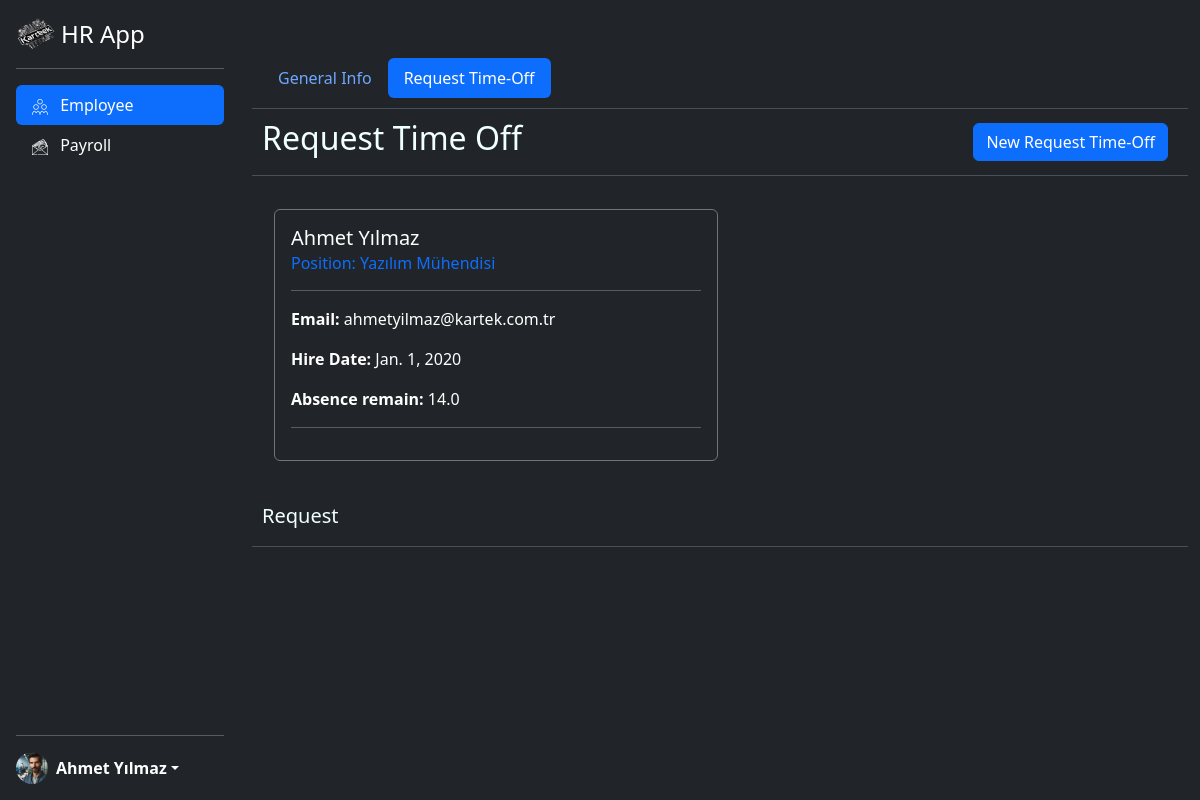
The page /hr_app/timeoffemployee/ (signed in) on the database as committed earlier.
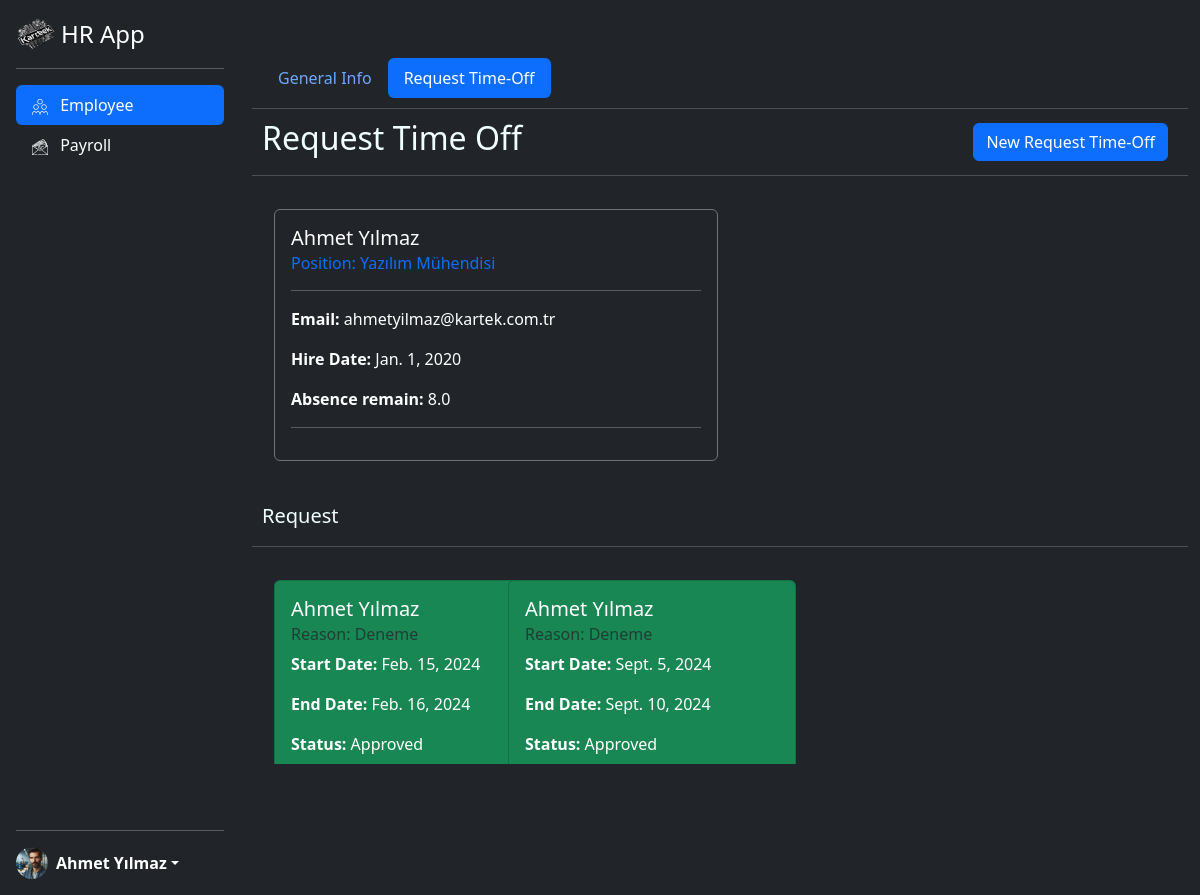
The same page on the database as committed later.
### hr_app/models.py (models this page shows, shortened)
class Employee(models.Model):
    user = models.OneToOneField(User, on_delete=models.CASCADE,null=True, blank=True)
    name = models.CharField(max_length=100)
    email = models.EmailField(help_text="someone@kartek.com",unique=True)
    phone = models.CharField(max_length=15)
    address = models.TextField(null=True)
    position = models.CharField(max_length=50)
    contract_type = models.CharField(max_length=50)
    hire_date= models.DateField()
    salary = models.DecimalField(max_digits=10,decimal_places=2)
    department = models.CharField(max_length=100)
    education = models.CharField(max_length=100)
    birthdate = models.DateField()
    photo = models.ImageField(upload_to="employee_photos/")
    password = models.CharField(max_length=120)
    absence = models.DecimalField(max_digits=4,decimal_places=1,null=True)
    USERNAME_FIELD = 'email'
    REQUIRED_FIELDS = ['name']

class LeaveRequest(models.Model):
    STATUS_CHOICES = [
        ("Pending", "Pending"),
        ("Approved", "Approved"),
        ("Rejected","Rejected")
    ]
    employee = models.ForeignKey(Employee, on_delete=models.CASCADE, related_name="leave_request")
    start_date = models.DateField()
    end_date = models.DateField()
    reason = models.CharField(max_length=100)
    status = models.CharField(max_length=20, choices=STATUS_CHOICES,default="Pending",null=True)

### hr_app/views.py (the view)
# urls.py: path('timeoffemployee/', views.timeoffemployee, name="timeoffemployee"),
@login_required(login_url="/login")
def timeoffemployee(request):
    employee = Employee.objects.get(email=request.user.email)
    leave_requests = LeaveRequest.objects.filter(employee=employee.id)
    return render(request,"timeoffemployee.html",{"employee":employee, "leave_requests":leave_requests})

### hr_app/templates/timeoffemployee.html (shortened to what this page needs)
{% load static %}
<html lang="en">
<head>
    <link href="https://cdn.jsdelivr.net/npm/bootstrap@5.3.3/dist/css/bootstrap.min.css" rel="stylesheet">
    <link rel="stylesheet" href="{% static 'header.css' %}">
    <link rel="stylesheet" href="https://cdnjs.cloudflare.com/ajax/libs/fullcalendar/3.9.0/fullcalendar.css" />
</head>
<body class="bg-dark">
    <div class="d-flex flex-column flex-shrink-0 p-3 text-bg-dark" style="width: 20%; height: 100%;">
        <a href="{% url 'hr_app:homeemployee' %}" class="d-flex align-items-center mb-3 mb-md-0 me-md-auto text-white text-decoration-none">
          <img src="{% static 'Kartek logo.png' %}" alt="Kartek logo" width="40px" height="32px" style="margin-right: 5px;">
          <span class="fs-4">HR App</span>
        </a>
        <hr>
        <ul class="nav nav-pills flex-column mb-auto">
          <li class="nav-item">
            <a href="{% url 'hr_app:homeemployee' %}" class="nav-link active text-white" aria-current="page">
              <img src="{% static 'employees.png' %}" class="bi pe-none me-2" width="16" height="16"></img>
              Employee
            </a>
          </li>
          <li>
            <a href="{% url 'hr_app:payrollemployee' %}" class="nav-link text-white">
              <img src="{% static 'salary.png' %}" class="bi pe-none me-2" width="16" height="16"></img>
              Payroll
            </a>
          </li>
        </ul>
        <hr>
        <div class="dropdown">
          <a href="#" class="d-flex align-items-center text-white text-decoration-none dropdown-toggle" data-bs-toggle="dropdown" aria-expanded="false">
            <img src="{{employee.photo.url}}" alt="" width="32" height="32" class="rounded-circle me-2">
            <strong>{{employee.name}}</strong>
          </a>
        </div>
    </div>
      <div class="container fixed-top " style="max-height: 80vh; overflow-y: auto; margin-left: 20%; margin-top: 4%; width: auto;">
        <nav class=" nav nav-pills navbar-expand-lg bg-dark border-bottom border-body" data-bs-theme="dark" style="color: azure;
        padding: 10px;">
            <a href="{% url 'hr_app:homeemployee' %}" class="nav-link" aria-current="page"> General Info </a>
            <a href="{% url 'hr_app:timeoffemployee' %}" class="nav-link active"> Request Time-Off</a>
          </nav>
          <nav class="navbar navbar-expand-lg bg-dark border-bottom border-body" data-bs-theme="dark" style="padding: 10px; color: azure;">
            <h2 style="margin-right: auto;"> Request Time Off </h2>
            <a class="btn btn-primary" href="{% url 'hr_app:add_leave_request' %}" role="button" style="margin-right: 10px;">New Request Time-Off</a>
          </nav>
        <hr>
          <div class="container" style="margin: 10px; overflow-y: auto; width: 50%;">
                <div class="card text-bg-dark border-secondary">
                    <div class="card-body">
                      <h5 class="card-title"> {{employee.name}} </h5>
                      <h6 class="card-subtitle mb-2 text-primary">Position: {{employee.position}} </h6>
                      <hr>
                      <p class="card-text"> <b>Email:</b> {{employee.email}}</p>
                      <p class="card-text"> <b>Hire Date:</b> {{employee.hire_date}}</p>
                      <p class="card-text"> <b>Absence remain:</b> {{employee.absence}}</p>
                      <hr>
                    </div>
                  </div>
          </div>
          <hr>
          <nav class="navbar navbar-expand-lg bg-dark border-bottom border-body" data-bs-theme="dark" style="padding: 10px; color: azure;">
            <h5 style="margin-right: auto;"> Request </h5>
          </nav>
          <hr>
          <div class="container" style="margin: 10px; overflow-y: auto;">
            <div class="row row-cols-4">
                {% for leave_request in leave_requests  %}
              <div class="col">
                {% if leave_request.status == "Approved" %}
                <div class="card text-bg-success" style="width: 18rem;">
                    <div class="card-body">
                      <h5 class="card-title"> {{employee.name}} </h5>
                      <h6 class="card-subtitle mb-2 text-body-secondary">Reason: {{leave_request.reason}} </h6>
                      <p class="card-text"> <b>Start Date:</b> {{leave_request.start_date}}</p>
                      <p class="card-text"> <b>End Date:</b> {{leave_request.end_date}}</p>
                      <p class="card-text"> <b>Status:</b> {{leave_request.status}}</p>
                    </div>
                  </div>
                {% endif %}
              </div>
                {% endfor %}
            </div>
          </div>
        </div>
</body>
</html>

Rows that differ between the two databases and show on the page:
changed Employee "Ahmet Yılmaz": absence "14.0" → "8.0"
added LeaveRequest: {{ employee.name }} "Ahmet Yılmaz", reason "Deneme", start_date "Feb. 15, 2024", end_date "Feb. 16, 2024", status "Approved"
added LeaveRequest: {{ employee.name }} "Ahmet Yılmaz", reason "Deneme", start_date "Sept. 5, 2024", end_date "Sept. 10, 2024", status "Approved"
